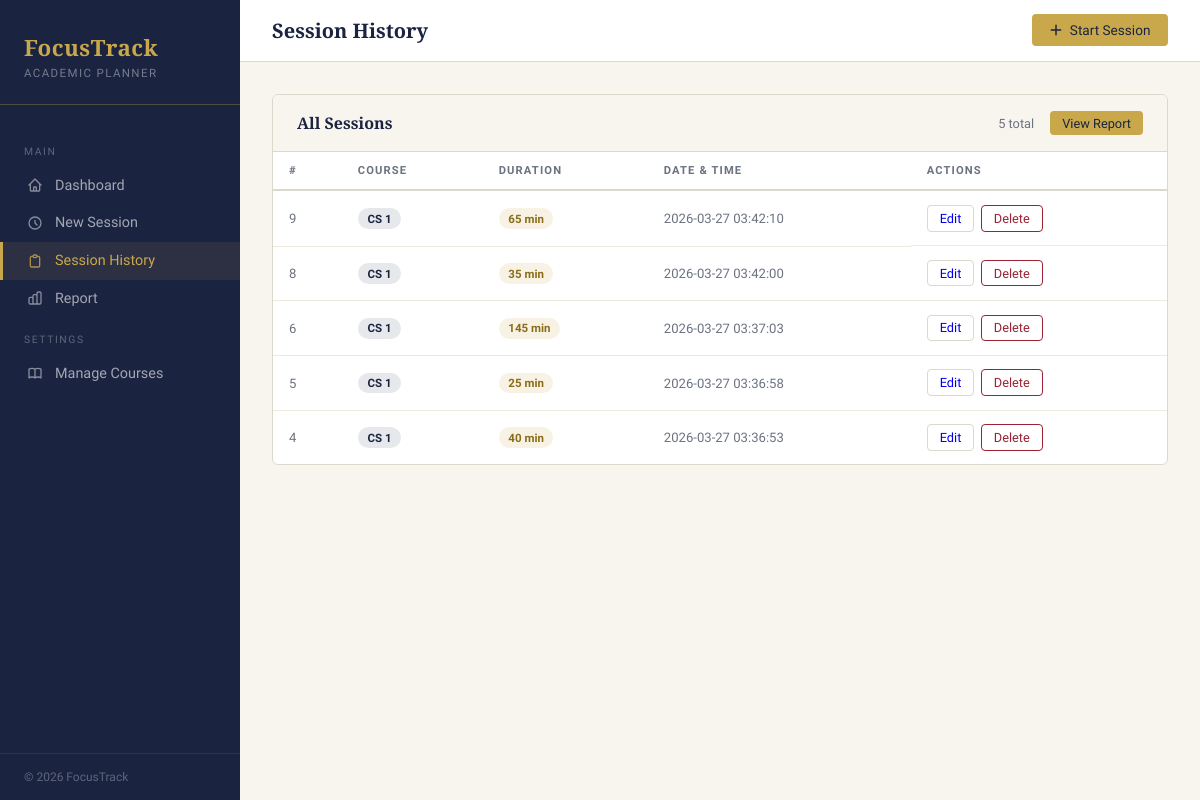
Before: /history with the older database file.
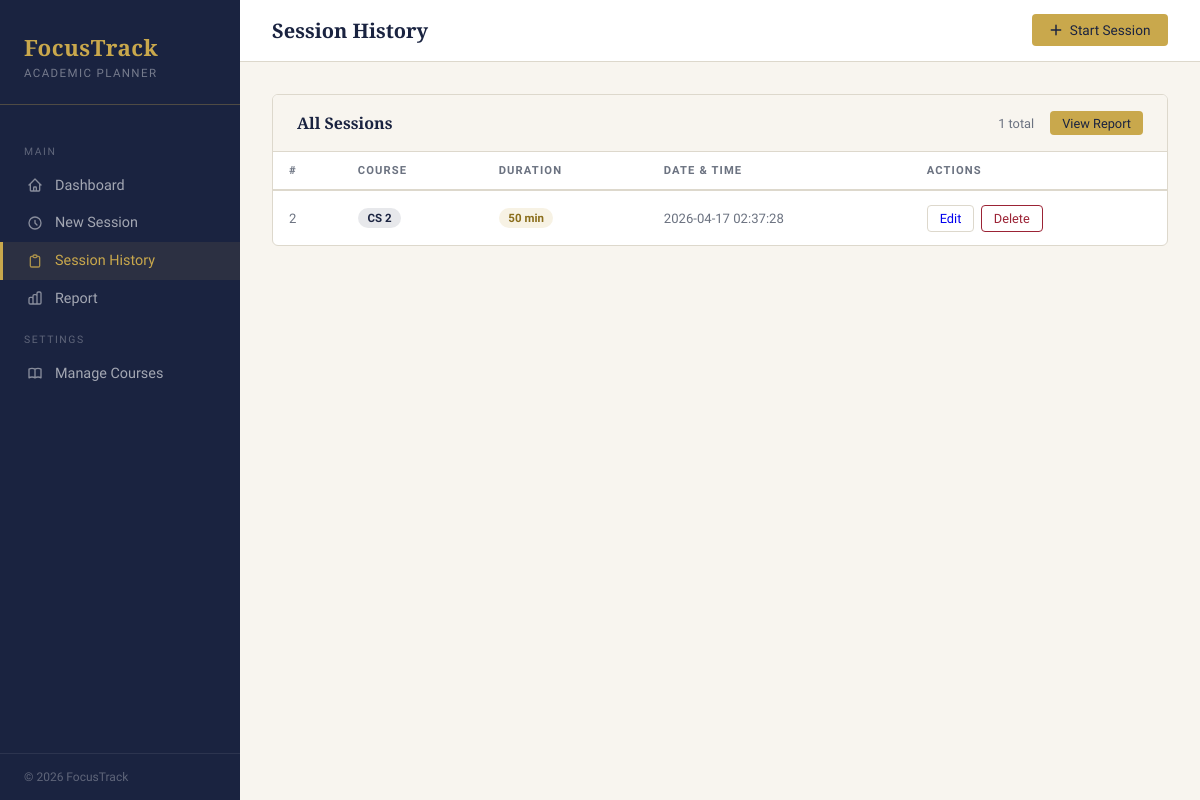
After: the same page with the newer database file.
### tables this page shows
CREATE TABLE focusSessions (
    sessionid INTEGER PRIMARY KEY AUTOINCREMENT,
    userid INTEGER NOT NULL, 
    courseid INTEGER NOT NULL, 
    startTime TIMESTAMP NOT NULL DEFAULT CURRENT_TIMESTAMP,
    duration INTEGER NOT NULL, 
    FOREIGN KEY (userid) REFERENCES users (userid), 
    FOREIGN KEY (courseid) REFERENCES courses (courseid)

);

CREATE TABLE courses (
    courseid INTEGER PRIMARY KEY AUTOINCREMENT,
    userid INTEGER NOT NULL,
    courseName TEXT NOT NULL, 
    FOREIGN KEY (userid) REFERENCES users (userid)
);

### app.py (the view)
@app.route('/history')
def history():
    conn = get_db_connection()
    sessions = conn.execute('''
        SELECT focusSessions.*, courses.courseName
        FROM focusSessions
        JOIN courses ON focusSessions.courseid = courses.courseid
        ORDER BY focusSessions.startTime DESC
    ''').fetchall()
    conn.close()
    return render_template('history.html', sessions=sessions)

### app.py (called while the page is built)
def get_db_connection():
    conn = sqlite3.connect(DB_PATH)
    conn.row_factory = sqlite3.Row
    return conn

### templates/history.html (shortened to what this page needs)
{% extends 'base.html' %}
{% block page_title %}Session History{% endblock %}
{% block content %}
<div class="card">
  <div class="card-header" style="display:flex;justify-content:space-between;align-items:center;">
    All Sessions
    <div style="display:flex;align-items:center;gap:1rem;">
      <span style="font-size:0.8rem;font-family:'Source Sans 3',sans-serif;color:var(--text-muted);font-weight:400;">{{ sessions|length }} total</span>
      <a href="{{ url_for('report') }}" class="btn btn-gold btn-sm">View Report</a>
    </div>
  </div>
  <div>
    {% if sessions %}
    <table class="data-table">
      <thead>
        <tr>
          <th>#</th>
          <th>Course</th>
          <th>Duration</th>
          <th>Date &amp; Time</th>
          <th>Actions</th>
        </tr>
      </thead>
      <tbody>
        {% for session in sessions %}
        <tr>
          <td style="color:var(--text-muted);font-size:0.82rem;">{{ session['sessionid'] }}</td>
          <td><span class="badge badge-navy">{{ session['courseName'] }}</span></td>
          <td>
            <span class="badge badge-gold">{{ session['duration'] }} min</span>
          </td>
          <td style="color:var(--text-muted);font-size:0.82rem;">{{ session['startTime'] }}</td>
          <td style="display:flex;gap:0.4rem;">
            <a href="/edit_session/{{ session['sessionid'] }}" class="btn btn-sm" style="border:1px solid var(--border);">Edit</a>
            <a href="/delete_session/{{ session['sessionid'] }}" class="btn btn-danger btn-sm"
               onclick="return confirm('Delete this session?')">Delete</a>
          </td>
        </tr>
        {% endfor %}
      </tbody>
    </table>
    {% endif %}
  </div>
</div>
{% endblock %}

Changed rows visible on the page:
removed focusSessions: sessionid "9", courseName "CS 1", duration "65", startTime "2026-03-27 03:42:10"
removed focusSessions: sessionid "8", courseName "CS 1", duration "35", startTime "2026-03-27 03:42:00"
removed focusSessions: sessionid "6", courseName "CS 1", duration "145", startTime "2026-03-27 03:37:03"
removed focusSessions: sessionid "5", courseName "CS 1", duration "25", startTime "2026-03-27 03:36:58"
removed focusSessions: sessionid "4", courseName "CS 1", duration "40", startTime "2026-03-27 03:36:53"
added focusSessions: sessionid "2", courseName "CS 2", duration "50", startTime "2026-04-17 02:37:28"
Other visible differences:
{{ sessions|length }}: "5" → "1"
